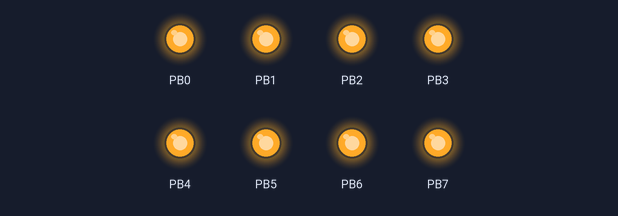
A program run on a simulated ATmega328P, built with avr-gcc and emulated at 8 MHz (the files do not name the chip). Parts: output pins drawn as LEDs (lit = HIGH).

Above: at 2.5 s.
At 7.5 s:
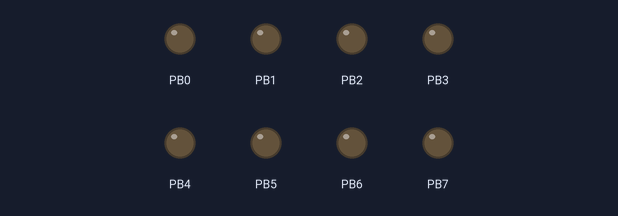
Timing chart, 0 to 13.0 s (numbered marks = the images above):
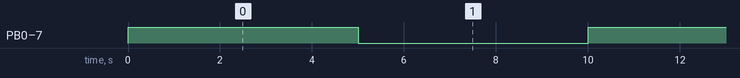

Measured:
- by itself, PB0–7: alternates HIGH for 5.0 s and LOW for 5.0 s

The program:

main.c
```c
#define F_CPU 8000000UL

#include <avr/io.h>
#include <util/delay.h>

#define LED_DELAY_TIME	(5000) //ms

int main(void) {
	DDRB = 0xFF; // PB[7:0]을 모두 출력으로 설정한다.
	PORTB = 0x00; // PB[7:0]에 모두 0을 출력한다. (=LED가 꺼진다)

	while (1) {
		PORTB= 0xFF; // PB[7:0]에 모두 1을 출력한다. (=LED가 켜진다)
		_delay_ms(LED_DELAY_TIME); // LED_DELAY_TIME 만큼 기다린다.

		PORTB= 0x00; // PB[7:0]에 모두 0을 출력한다. (=LED가 꺼진다)
		_delay_ms(LED_DELAY_TIME); // LED_DELAY_TIME 만큼 기다린다.
		// 무한 루프로 계속 반복한다.
	}
	return (0);
}
```
